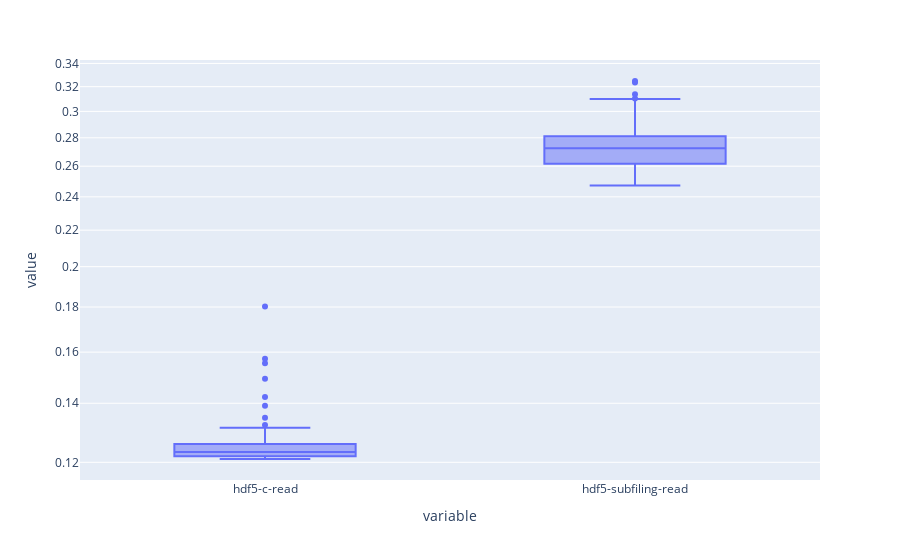

The notebook cell saved with this chart:
### Code cell
#%%script false --no-raise-error
import pandas as pd

import plotly.express as px

df_hdf5_c = pd.read_json("/home/dev/dkrz_dev/c-stuff/test_hdf5-c.json")
df_hdf5_subfiling = pd.read_json("/home/dev/dkrz_dev/c-stuff/test_hdf5_subfiling.json")

df = pd.concat([df_hdf5_c, df_hdf5_subfiling], ignore_index=True)

fig =  fig = px.box(data_frame=df, log_y=True)
fig.show()

### Figure 1 — Plotly figure (JSON) as saved in the notebook; plotly's stock layout.template omitted (floating-point values rounded to 4 significant figures; data arrays with more than 128 entries replaced by an {"elided": "..."} marker saying what was removed)
{"data": [{"alignmentgroup": "True", "hovertemplate": "variable=%{x}<br>value=%{y}<extra></extra>", "legendgroup": "", "marker": {"color": "#636efa"}, "name": "", "notched": false, "offsetgroup": "", "orientation": "v", "showlegend": false, "type": "box", "x": {"elided": "400 str values"}, "x0": " ", "xaxis": "x", "y": {"elided": "400 float values"}, "y0": " ", "yaxis": "y"}], "layout": {"boxmode": "group", "legend": {"tracegroupgap": 0}, "margin": {"t": 60}, "xaxis": {"anchor": "y", "domain": [0, 1], "title": {"text": "variable"}}, "yaxis": {"anchor": "x", "domain": [0, 1], "title": {"text": "value"}, "type": "log"}}}
